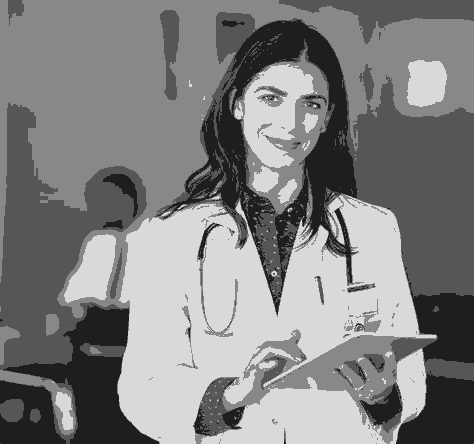
#> input picture mask_medica_kmeans.png, 474 x 444 px
$ python q2_descricao_geometrica.py
#> lines starting #> are read from the running program, lines starting #| are printed output that depends on the picture; after the words box and inside, x2 and y2 are one past the last pixel; in counts of white or black regions, pixels touching at a corner belong together
#> further down, mask_q2 is the input picture: shape (444, 474); min 30, max 217, mean 129.2
import cv2
import numpy as np
import matplotlib.pyplot as plt
import os

# Nome do arquivo salvo pelo script Q1
INPUT_MASK_FILE = 'mask_medica_kmeans.png'

# --- FUNÇÃO DA QUESTÃO 2: Descrição Geométrica ---

def describe_shape(mask, approx_epsilon_factor=0.03):
    """
    Aplica Aproximação Poligonal e Fecho Convexo a um objeto em uma máscara binária,
    após pré-processamento para remoção de ruído.
    """
#> called with approx_epsilon_factor = 0.03
    mask_bin = cv2.convertScaleAbs(mask)


    _, mask_target = cv2.threshold(mask_bin, 128, 255, cv2.THRESH_BINARY)
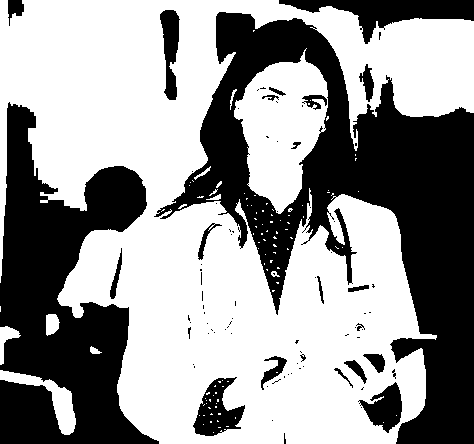
#> mask_target: shape (444, 474); 59.1% white; 85 black regions (61 under 20 px), largest, box (x1, y1, x2, y2) and area: (154, 12, 474, 444) 47107, (0, 102, 159, 444) 29140, (279, 0, 474, 44) 3341

    # --- CORREÇÃO APLICADA: FILTRAGEM MORFOLÓGICA (Abertura) ---

    kernel = np.ones((5,5),np.uint8)
    mask_cleaned = cv2.morphologyEx(mask_target, cv2.MORPH_OPEN, kernel, iterations=1)
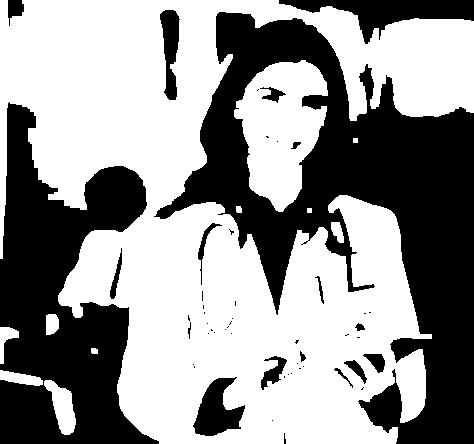
#> mask_cleaned: shape (444, 474); 58.2% white; 52 black regions (34 under 20 px)

    # Encontrar o maior contorno na MÁSCARA LIMPA
    contours, _ = cv2.findContours(mask_cleaned, cv2.RETR_EXTERNAL, cv2.CHAIN_APPROX_SIMPLE)
#> contours = 11 contours, 2 with area under 20; largest, box (x1, y1, x2, y2) and area: (0, 0, 474, 444) 113836, (234, 60, 328, 212) 8904, (44, 380, 76, 435) 871, (0, 370, 43, 386) 360, (0, 327, 19, 364) 258

    if not contours:
        return None, 0, 0

    c = max(contours, key=cv2.contourArea)
#> c = contour of 1246 points, box (x1, y1, x2, y2) (0, 0, 474, 444), area 113836

    if cv2.contourArea(c) < 500:
        return None, 0, 0

    # Prepara a imagem de exibição (RGB) usando a máscara limpa
    img_display = cv2.cvtColor(mask_cleaned, cv2.COLOR_GRAY2BGR)
#> img_display: shape (444, 474, 3); 58.2% white; 52 black regions (34 under 20 px), largest, box (x1, y1, x2, y2) and area: (154, 12, 474, 444) 50348, (0, 102, 159, 444) 29325, (279, 0, 474, 44) 3401

    # 1. Fecho Convexo (Azul)
    hull = cv2.convexHull(c)
#> hull = contour of 14 points, box (x1, y1, x2, y2) (0, 0, 474, 444), area 184382
    cv2.drawContours(img_display, [hull], -1, (255, 0, 0), 2)

    # 2. Aproximação Poligonal (Verde)
    perimeter = cv2.arcLength(c, True)
#> perimeter = 4233
    epsilon = approx_epsilon_factor * perimeter
#> epsilon = 127
    approx = cv2.approxPolyDP(c, epsilon, True)
#> approx = [[0, 0], [124, 415], [395, 443], [390, 210], [153, 216], [219, 11], [473, 21]]

    # Desenhar contorno original (Vermelho, fino) e Polígono (Verde, grosso)
    cv2.drawContours(img_display, [c], -1, (0, 0, 255), 1)
    cv2.drawContours(img_display, [approx], -1, (0, 255, 0), 3)
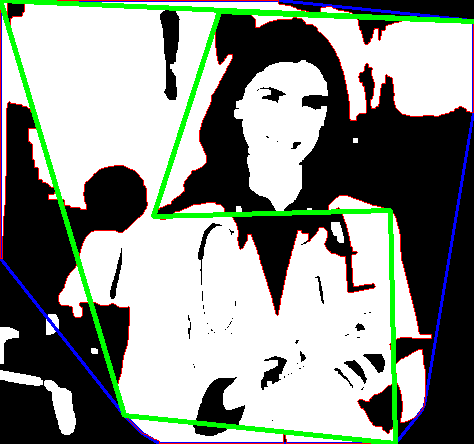
#> img_display: shape (444, 474, 3); mean B, G, R 138.4, 146.3, 139

    return img_display, len(c), len(approx)

# --- Processamento Principal da Q2 ---
if __name__ == '__main__':
    if not os.path.exists(INPUT_MASK_FILE):
        print(f"ERRO: Arquivo de entrada '{INPUT_MASK_FILE}' não encontrado.")
        print("Certifique-se de que 'q1_segmentacao.py' foi executado primeiro e salvou a máscara.")
    else:
        mask_q2 = cv2.imread(INPUT_MASK_FILE, cv2.IMREAD_GRAYSCALE)

        print("\nIniciando Questão 2: Descrição Geométrica...")

        # AQUI OCORRE O CÁLCULO DOS PONTOS
        img_description, original_points, approx_points = describe_shape(mask_q2, approx_epsilon_factor=0.03)
#> original_points = 1246; approx_points = 7

        if original_points > 0:
            print("\n=================================================")
            print("=== DADOS PARA O RELATÓRIO TÉCNICO ===")
            print("=================================================")
            print(f"Pontos de Contorno (Original): {original_points}")
#| Pontos de Contorno (Original): 1246
            print(f"Vértices do Polígono (Aproximado): {approx_points}")
#| Vértices do Polígono (Aproximado): 7
            print("=================================================")

        # Bloco de Visualização
        if img_description is not None:
            fig2, ax2 = plt.subplots(1, 1, figsize=(6, 6))

            ax2.imshow(cv2.cvtColor(img_description, cv2.COLOR_BGR2RGB))
            ax2.set_title("Questão 2: Representação Geométrica (Imagem Médica - Refinada)")
            ax2.set_xlabel(f"Original: {original_points} pts | Poligonal (ε=3%): {approx_points} vértices | Fecho Convexo: Azul")
            ax2.axis('off')
            plt.tight_layout()
            plt.show()
            print("Visualização da Questão 2 concluída.")
        else:
            print("Não foi possível gerar a visualização da Questão 2.")
